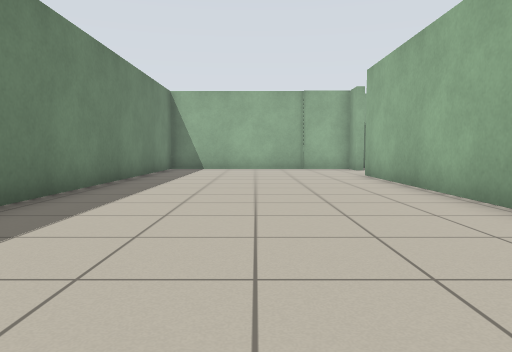
view 1 (above)

24 first-person views from a walk through a world built for the Player/Stage simulator. The camera is 0.72 m above the floor, tilts 4° down and sees 70° across. Floor lines are 1 m apart. The floor is counted in squares, 1 m on a side. Each view is taken from the middle of a square. On the plan, view 1 faces up. The plan holds only what a view shows up to about 11 squares ahead; the rest is blank. The place goes on beyond the plan. The robots in the file are not drawn.

view 2
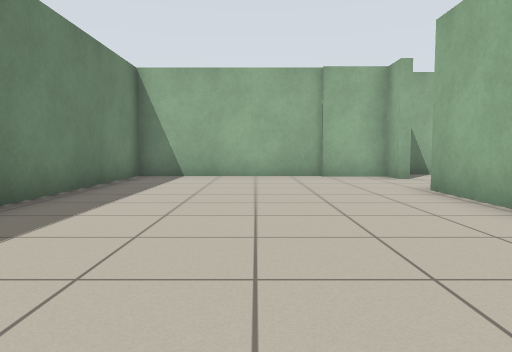

view 3
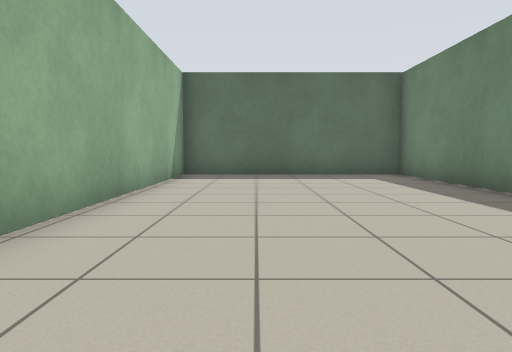

view 4
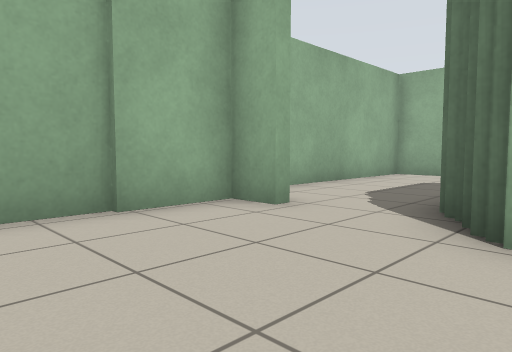

view 5
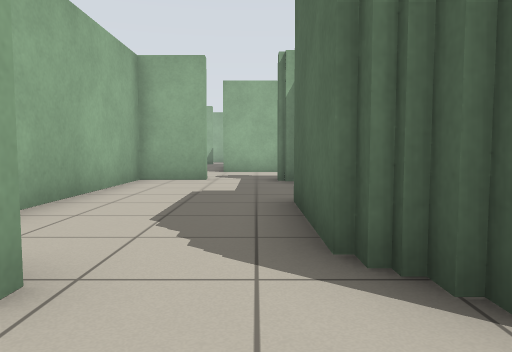

view 6
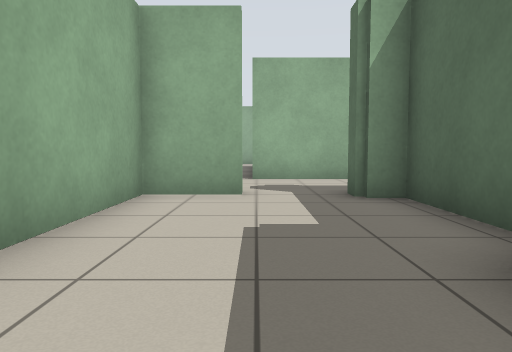

view 7
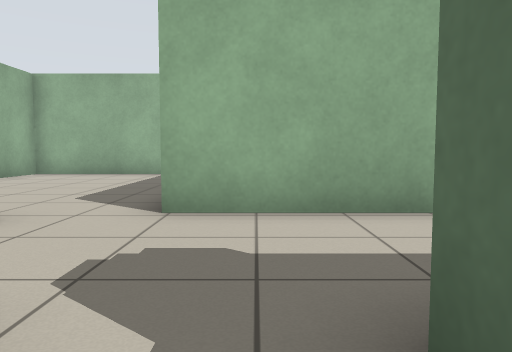

view 8
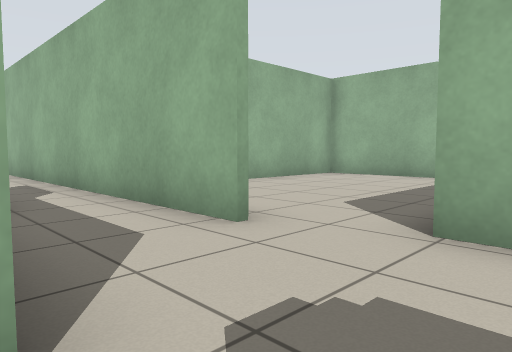

view 9
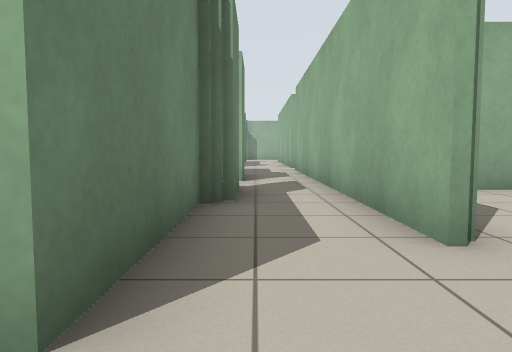

view 10
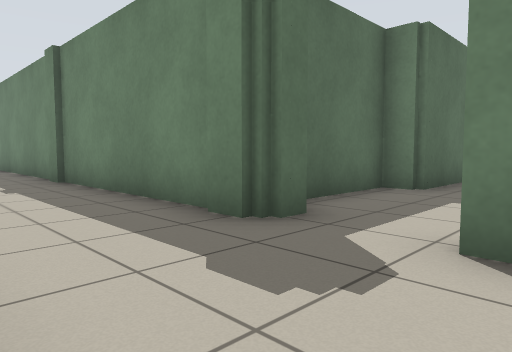

view 11
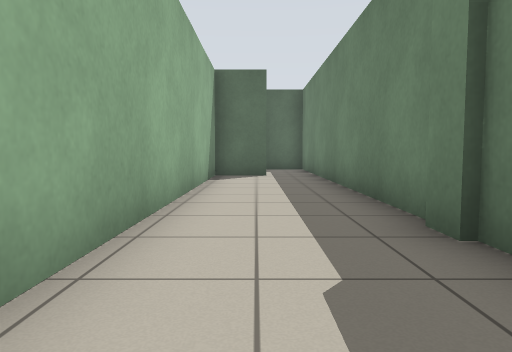

view 12
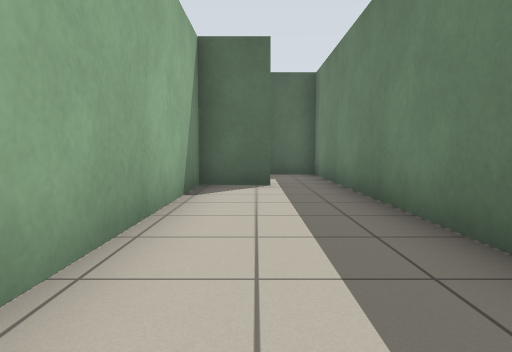

view 13
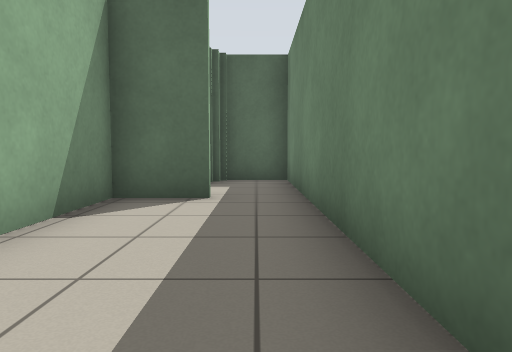

view 14
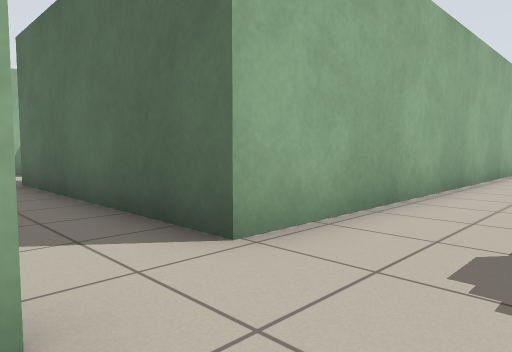

view 15
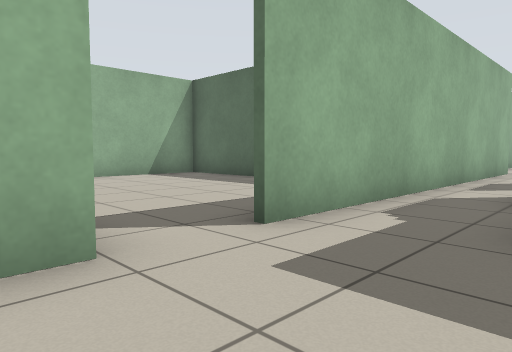

view 16
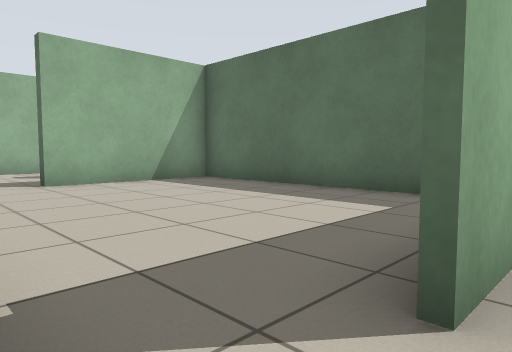

view 17
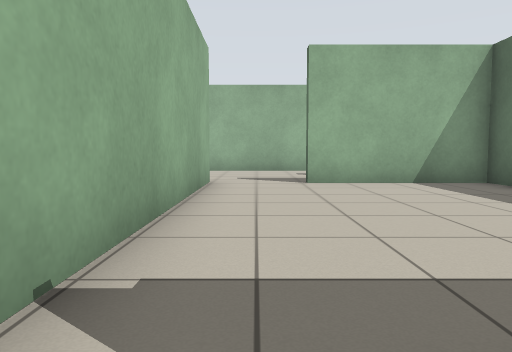

view 18
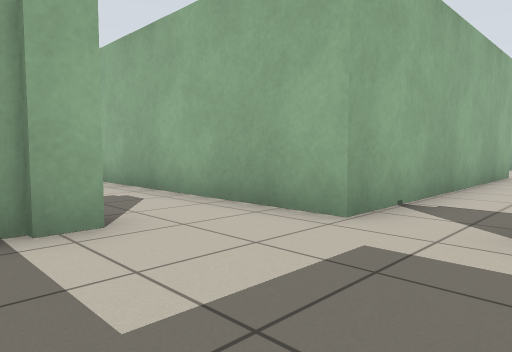

view 19
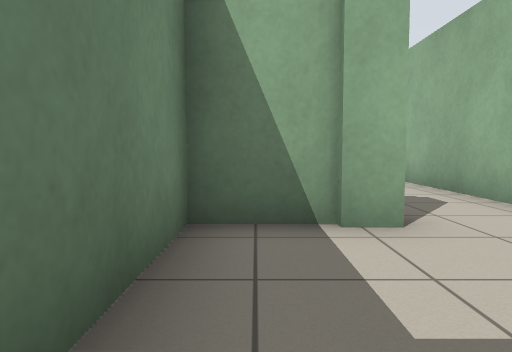

view 20
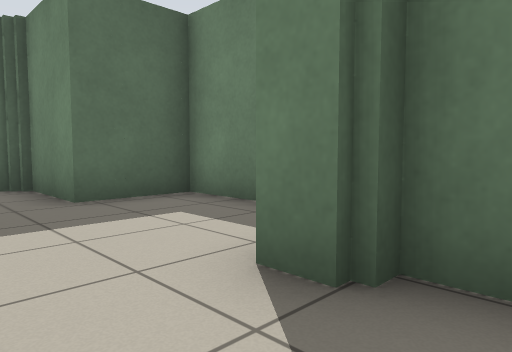

view 21
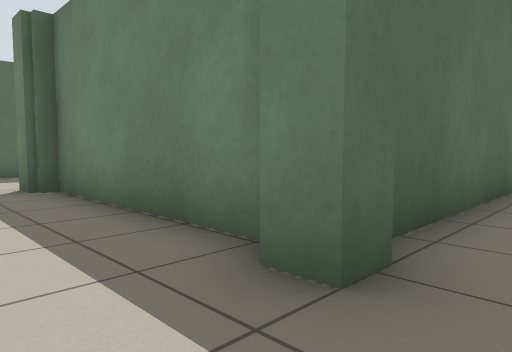

view 22
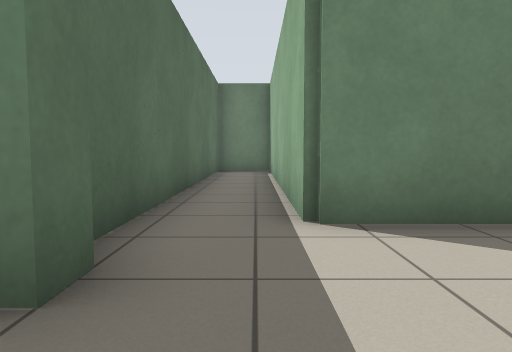

view 23
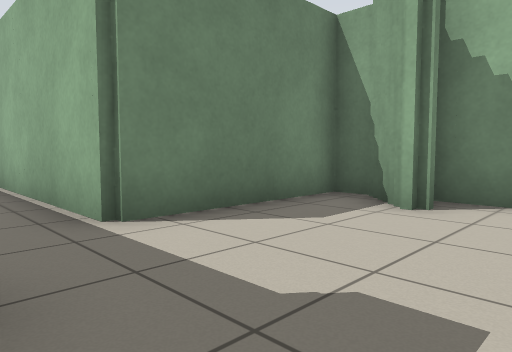

view 24
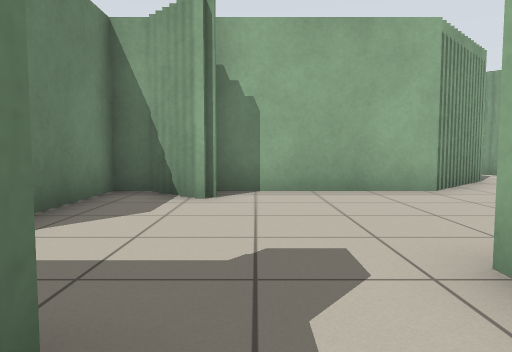

### Floor plan
Points are (right, up) in squares from view 1. A wall is a line through its corners. A room is listed if a view was taken in it or the views show most of it. See-through windows are left out.
Room 1 (views 1, 2, 3, 4, 5)
walls: (2.5, 14.3) (-3.3, 14.3) (-3.3, -0.9) (3.2, -0.9) (3.2, 10.8)
ways out: opening at (3.5, 12.5) to room 2
Room 2 (views 6, 7)
walls: (4, 13.2) (3.7, 13.2) (3.7, 14.3) (2.5, 14.3); (4.1, 11.5) (7.3, 11.5) (7.3, 10.7) (10.5, 10.7) (10.5, 11.5); (10.9, 13.1) (10.9, 14.8) (4.5, 14.8); (3.6, 11) (4.2, 11)
ways out: opening at (3.5, 12.5) to room 1; opening at (11, 12.5) to room 3
Room 3 (views 8, 9, 11, 12, 13, 14)
walls: (10.5, 11.5) (11.2, 11.5) (11.2, -3.4); (13.4, 14.6) (13.4, 16.6); (12.6, -2.5) (14.2, -2.5) (14.2, 13.1); (11.7, 16.9) (11.2, 16.9) (11.2, 13.1)
ways out: opening at (11, 12.5) to room 2; opening at (14, 14) to room 4; opening at (13, 16) to room 5; opening at (12, -3)
Room 4 (view 10)
walls: (14.2, 13.1) (20.9, 13.1); (21.1, 14.8) (21.1, 18.7) (16, 18.7)
ways out: opening at (14, 14) to room 3
Room 5 (views 15, 16, 17, 18, 19)
walls: (11.5, 28.5) (9.5, 28.5) (9.5, 24.7) (11.2, 24.7) (11.2, 22.7) (11.7, 22.7) (11.7, 20.5); (11.7, 18.8) (11.7, 16.9); (13.4, 16.6) (13.4, 25.5)
ways out: opening at (13, 16) to room 3; opening at (12.5, 28.5) to room 6; opening at (14, 26) to room 7; opening at (12, 19.5)
Room 6 (views 20, 21, 22, 23, 24)
walls: (11.2, 35.1) (11.2, 34.4); (10.8, 35) (11.5, 35); (11.5, 39.6) (10.8, 39.6); (10.9, 34) (10.9, 29.1); (10.4, 40.4) (9.5, 40.4) (9.5, 36.5) (2.1, 36.5); (15.4, 40.4) (11.1, 40.4); (11.2, 29.1) (11.2, 28.4); (13.4, 27.1) (13.4, 33.5); (2.1, 34.7) (10.2, 34.7)
ways out: opening at (12.5, 28.5) to room 5
Room 7 (no view inside)
walls: (15.2, 20.9) (21.1, 20.9) (21.1, 24.9); (20.4, 27.1) (13.4, 27.1)
ways out: opening at (14, 26) to room 5; opening at (21, 25.5)

Positions as (right, up) in squares from view 1, and headings:
1: (0, 0), facing up
2: (0, 4), facing up
3: (1, 10), facing down
4: (0, 10), facing up-right
5: (2, 12), facing right
6: (5, 13), facing right
7: (10, 12), facing right
8: (11, 12), facing up-right
9: (12, 12), facing up
10: (14, 14), facing down-left
11: (13, 8), facing down
12: (13, 5), facing down
13: (12, 3), facing down
14: (12, 15), facing down-right
15: (11, 28), facing down-right
16: (13, 27), facing down-right
17: (13, 26), facing right
18: (10, 25), facing up-right
19: (10, 25), facing up
20: (13, 30), facing down-left
21: (13, 36), facing down-left
22: (13, 36), facing left
23: (13, 35), facing up-left
24: (12, 34), facing up
